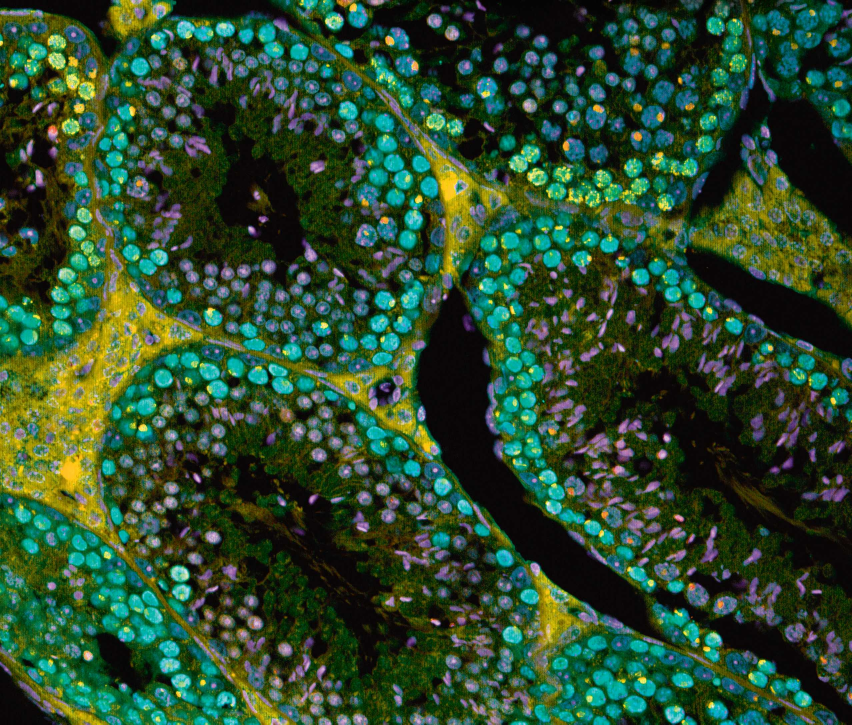
#> input picture images/nmetab_original.jpg, 2556 x 2173 px (shown at 1/3 size)
$ python resize_to_limit.py
#> lines starting #> are read from the running program, lines starting #| are printed output that depends on the picture
#!/usr/bin/env python3
"""
resize_to_limit.py
------------------
Resizes images that exceed MAX_SIZE_KB by progressively scaling their
dimensions down until the re-encoded WebP file fits within the budget.

Operates in-place on WebP files (and converts nmetab.jpg to WebP too).
No HTML changes needed — references already point to .webp after
the earlier convert_to_webp.py run.

Usage:
    py resize_to_limit.py
"""

import shutil
import sys
from pathlib import Path

try:
    from PIL import Image
except ImportError:
    print("ERROR: Pillow is not installed.\nRun:  pip install Pillow")
    sys.exit(1)

# ---------------------------------------------------------------------------
# Configuration
# ---------------------------------------------------------------------------

ROOT        = Path(__file__).parent / "images"
MAX_SIZE_KB = 500
WEBP_QUALITY = 82      # keep consistent with convert_to_webp.py
SCALE_STEP   = 0.85    # multiply both dimensions by this each iteration
MIN_SCALE    = 0.10    # stop if we'd go below 10% of original size

# Images to process: all .webp files, plus nmetab.jpg which never got converted
TARGET_FILES = list(ROOT.glob("*.webp")) + [ROOT / "nmetab.jpg"]

# The GIF is an animation — skip it; would need ffmpeg for proper treatment
SKIP_NAMES = {"Green_dynamics_mtStayGold_U2OS__9_MMStack_Pos0_destripped.ome-1.gif"}


# ---------------------------------------------------------------------------
# Helpers
# ---------------------------------------------------------------------------

def size_kb(path: Path) -> int:
    return path.stat().st_size // 1024


def scale_and_save(img: Image.Image, out_path: Path, scale: float) -> int:
    """Resize *img* by *scale* and save to *out_path* as WebP. Returns file KB."""
    new_w = max(1, int(img.width  * scale))
    new_h = max(1, int(img.height * scale))
    resized = img.resize((new_w, new_h), Image.LANCZOS)
    resized.save(out_path, "webp", quality=WEBP_QUALITY, method=6)
    return size_kb(out_path)


# ---------------------------------------------------------------------------
# Main
# ---------------------------------------------------------------------------

def main() -> None:
    oversized = [
        f for f in TARGET_FILES
        if f.name not in SKIP_NAMES and f.exists() and size_kb(f) > MAX_SIZE_KB
    ]

    if not oversized:
        print("All images are already within the 500 KB limit.")
        return

    print(f"Images exceeding {MAX_SIZE_KB} KB:\n")
    for f in sorted(oversized, key=size_kb, reverse=True):
        print(f"  {f.name:<55} {size_kb(f):>6} KB")

    print(f"\nResizing to ≤ {MAX_SIZE_KB} KB …\n")

    for src in sorted(oversized, key=size_kb, reverse=True):
        before_kb = size_kb(src)

        # Determine output path (.jpg → .webp conversion for nmetab)
        out_path = src if src.suffix == ".webp" else src.with_suffix(".webp")
        tmp_path = out_path.with_suffix(".tmp.webp")

        # Backup original if it might be overwritten
        backup = src.with_name(src.stem + "_original" + src.suffix)
        if not backup.exists():
            shutil.copy2(src, backup)

        # Open original (from backup so repeated runs start from full-res)
        with Image.open(backup) as base:
#> base is the input picture: PIL image 2556x2173 RGB; mean R, G, B 43.9, 74.1, 46.2
            mode = "RGBA" if (base.mode in ("RGBA", "LA", "P") and src.suffix == ".png") else "RGB"
#> mode = 'RGB'
            base = base.convert(mode)
            orig_w, orig_h = base.width, base.height
#> orig_w = 2556; orig_h = 2173

            scale      = 1.0
            last_kb    = before_kb
            converged  = False

            # Estimate a starting scale using the square-root heuristic
            import math
            est_scale = math.sqrt(MAX_SIZE_KB / before_kb)
            scale = min(est_scale * 0.95, 1.0)   # start 5% below estimate

            while scale >= MIN_SCALE:
                kb = scale_and_save(base, tmp_path, scale)
                if kb <= MAX_SIZE_KB:
                    converged = True
                    break
                scale *= SCALE_STEP
#> this loop made 3 passes
#> kb on passes 1 to 3: 645, 520, 403
#> pass 1, in scale_and_save, `resized = img.resize((new_w, new_h), Image.LANCZOS)`:
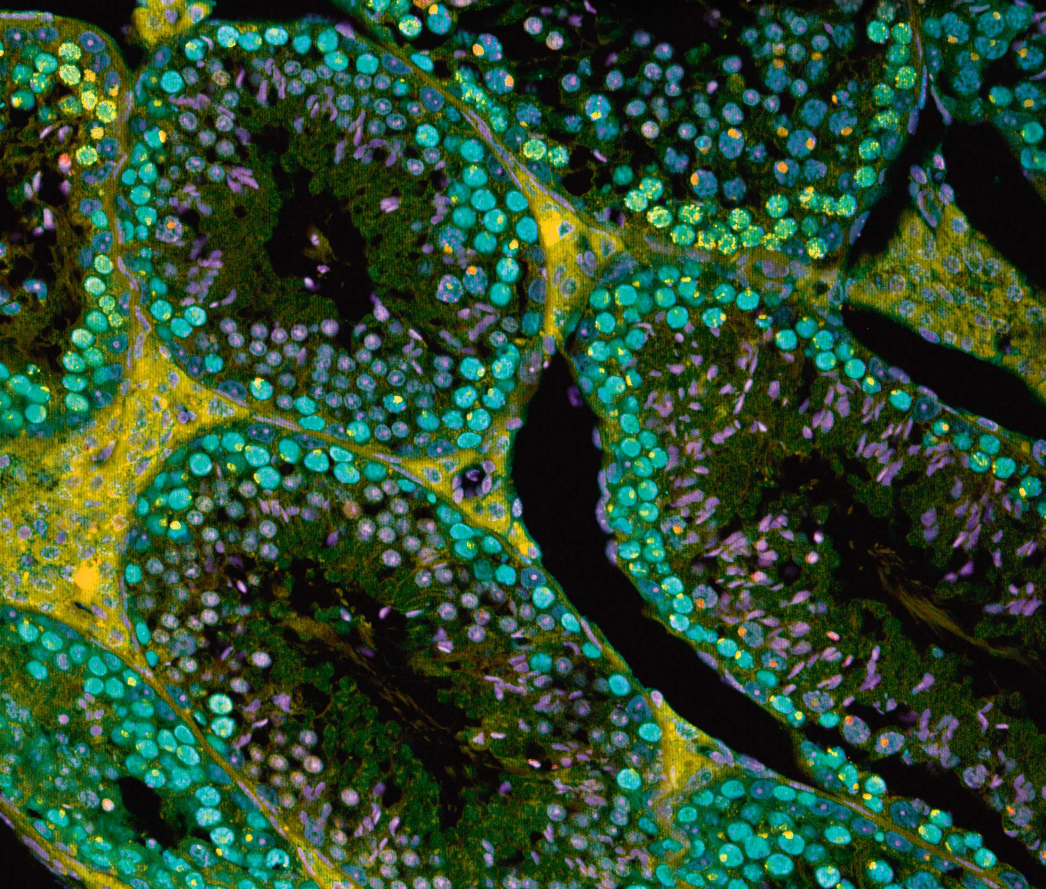
#> resized: PIL image 2091x1778 RGB (shown at 1/2 size); mean R, G, B 43.9, 74.1, 46.2
#> pass 2, in scale_and_save (call 2), `resized = img.resize((new_w, new_h), Image.LANCZOS)`:
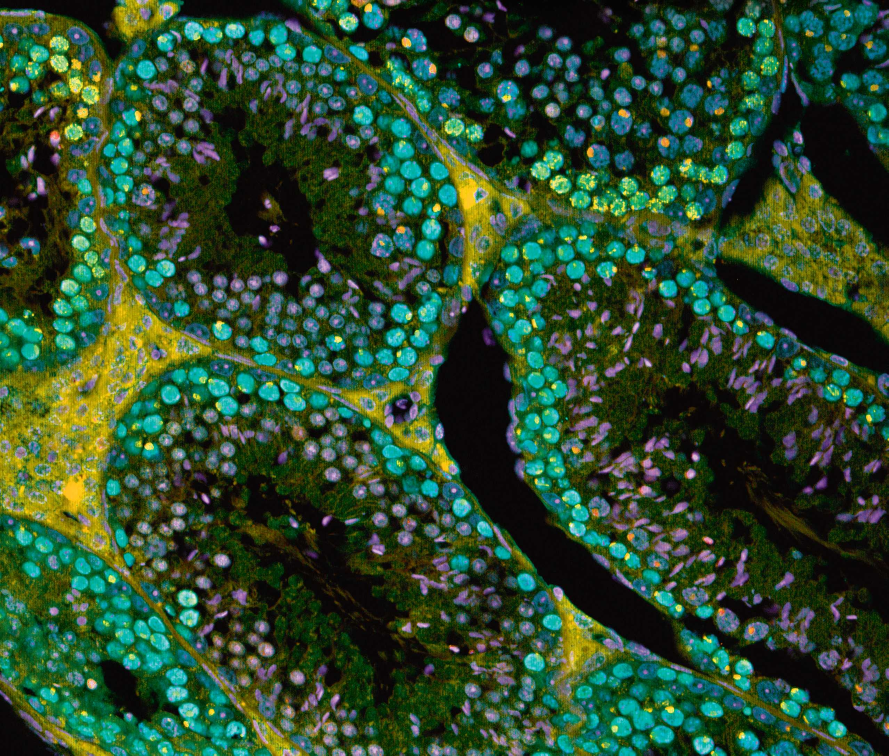
#> resized: PIL image 1777x1511 RGB (shown at 1/2 size); mean R, G, B 43.9, 74.1, 46.2
#> after the loop, scale = 0.591

            if not converged:
                tmp_path.unlink(missing_ok=True)
                print(f"  [fail]  {src.name}  — could not reach target (minimum scale hit)")
                continue

        # Commit
        tmp_path.replace(out_path)

        new_w = int(orig_w * scale)
#> new_w = 1511
        new_h = int(orig_h * scale)
#> new_h = 1284
        after_kb = size_kb(out_path)
        saving = (1 - after_kb / before_kb) * 100

        print(
            f"  [ok]  {src.name:<52}"
            f"  {before_kb:>5} KB → {after_kb:>4} KB  ({saving:.0f}% smaller)"
            f"   {orig_w}×{orig_h} → {new_w}×{new_h}"
        )
#|   [ok]  nmetab.jpg                                              674 KB →  403 KB  (40% smaller)   2556×2173 → 1511×1284

        # If input was jpg and output is a new webp, update HTML references
        if src.suffix != ".webp":
            _update_html(src.parent.parent, src.name, out_path.name)

    print("\nDone.  _original backups kept alongside each image.")


def _update_html(root: Path, old_name: str, new_name: str) -> None:
    """Swap the one filename that changed in all HTML files."""
    # Build partial paths as they appear in HTML: images/foo.jpg → images/foo.webp
    old_ref = f"images/{old_name}"
    new_ref = f"images/{new_name}"
    for html in root.glob("*.html"):
        text = html.read_text(encoding="utf-8")
        if old_ref in text:
            html.write_text(text.replace(old_ref, new_ref), encoding="utf-8")
            print(f"       updated {html.name}: {old_ref} → {new_ref}")


if __name__ == "__main__":
    main()
